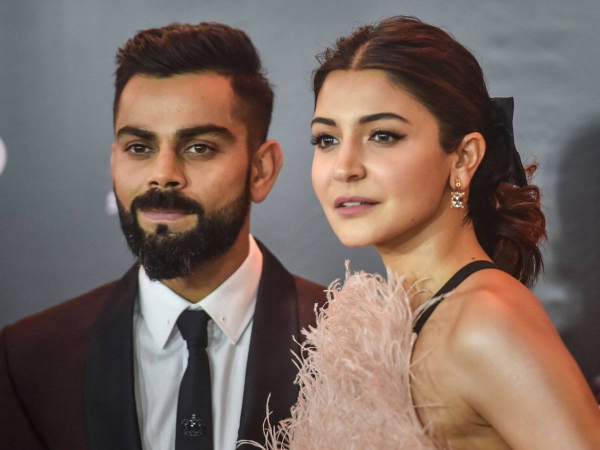
#> input picture server/test_images/virat3.jpg, 1200 x 900 px (shown at 1/2 size)
$ python util.py
#> lines starting #> are read from the running program, lines starting #| are printed output that depends on the picture
### server/wavelet.py
import cv2
import numpy as np
import pywt

def w2d(img, mode='haar', level=1):
    imArray = img
    #Datatype conversions
    #convert to grayscale
    imArray = cv2.cvtColor( imArray,cv2.COLOR_RGB2GRAY )
    #convert to float
    imArray =  np.float32(imArray)
    imArray /= 255;
    # compute coefficients
    coeffs=pywt.wavedec2(imArray, mode, level=level)

    #Process Coefficients
    coeffs_H=list(coeffs)
    coeffs_H[0] *= 0;

    # reconstruction
    imArray_H=pywt.waverec2(coeffs_H, mode);
    imArray_H *= 255;
    imArray_H =  np.uint8(imArray_H)

    return imArray_H

### server/util.py
import cv2
import joblib
import numpy as np
import base64
import json
from wavelet import w2d

__class_name_to_number={}
__class_number_to_name={}

__model=None

def classify_image(img_b64,file_path=None):
    global __class_name_to_number
    global __model
    global __class_number_to_name
    imgs=get_if_2_eyes(file_path,img_b64)

    result=[]
    for img in imgs:
        scaled_raw_img=cv2.resize(img,(32,32))
        im_haar=w2d(img,'db1',5)
        scaled_img_haar=cv2.resize(im_haar,(32,32))
        combined_img=np.vstack((scaled_raw_img.reshape(32*32*3,1),scaled_img_haar.reshape(32*32,1)))
        len_img_arr=32*32*3+32*32
        final=combined_img.reshape(1,len_img_arr).astype(float)

        result.append({
            "class":class_no_to_name(__model.predict(final)[0]),
            "class_prob":np.round(__model.predict_proba(final)*100,2).tolist()[0],
            "class_dictionary":__class_name_to_number
        })

    return result
def class_no_to_name(num):
    return __class_number_to_name[num]
def get_cv2_image_from_b64_string(b64str):
    '''
    credit: https://stackoverflow.com/questions/33754935/read-a-base-64-encoded-image-from-memory-using-opencv-python-library
    :param uri:
    :return:
    '''
    encoded_data = b64str.split(',')[1]
    nparr = np.frombuffer(base64.b64decode(encoded_data), np.uint8)
    img = cv2.imdecode(nparr, cv2.IMREAD_COLOR)
    return img


def load_saved_artifacts():
    print("loading saved artifacts...start")
    global __class_name_to_number
    global __class_number_to_name

    with open("./artifacts/class_dict.json", "r") as f:
#> (reads server/artifacts/class_dict.json from the repository)
        __class_name_to_number = json.load(f)
        __class_number_to_name = {v:k for k,v in __class_name_to_number.items()}

    global __model
    if __model is None:
        with open('./artifacts/saved_model.pkl', 'rb') as f:
#> (reads server/artifacts/saved_model.pkl from the repository)
            __model = joblib.load(f)
    print("loading saved artifacts...done")


def get_if_2_eyes(img_path,img_b64_data):
#> called with img_path = './test_images/virat3.jpg'
    face_cascade=cv2.CascadeClassifier("./opencv/haarcascades/haarcascade_frontalface_default.xml")
    eye_cascade=cv2.CascadeClassifier("./opencv/haarcascades/haarcascade_eye.xml")
    if img_path:
        print("nee engada inga")
        img=cv2.imread(img_path)
#> img is the input picture: shape (900, 1200, 3); mean B, G, R 95.6, 103.8, 121.8
    else:
        img=get_cv2_image_from_b64_string(img_b64_data)
    gray=cv2.cvtColor(img,cv2.COLOR_BGR2GRAY)
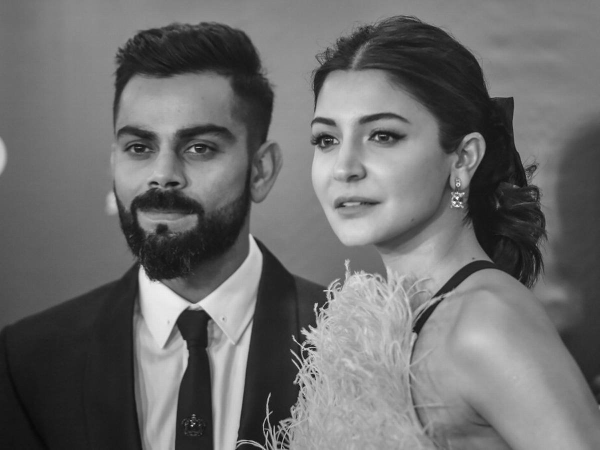
#> gray: shape (900, 1200) (shown at 1/2 size); min 2, max 254, mean 108.3
    faces=face_cascade.detectMultiScale(gray,1.3,5)
#> faces = [[402, 638, 116, 116], [524, 126, 364, 364], [151, 145, 372, 372]]
    cropped_faces=[]
    for (x,y,w,h) in faces:
        roi_gray=gray[y:y+h,x:x+w]
        roi_color=img[y:y+h,x:x+w]
        eyes=eye_cascade.detectMultiScale(roi_gray)
        if len(eyes)>=2:
            cropped_faces.append(roi_color)
#> this loop made 3 passes
#> (x, y, w, h, eyes) on pass 3: (151, 145, 372, 372, [[90, 118, 66, 66], [78, 104, 29, 29], [213, 116, 74, 74]])
#> pass 1, in get_if_2_eyes, `roi_gray=gray[y:y+h,x:x+w]`:
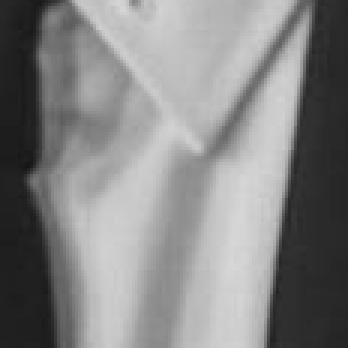
#> roi_gray: shape (116, 116) (shown 3 times larger); min 22, max 215, mean 132.1
#> pass 2, in get_if_2_eyes, `roi_gray=gray[y:y+h,x:x+w]`:
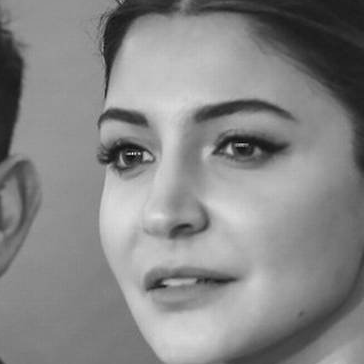
#> roi_gray: shape (364, 364); min 2, max 253, mean 134.3
#> pass 2, in get_if_2_eyes, `roi_color=img[y:y+h,x:x+w]`:
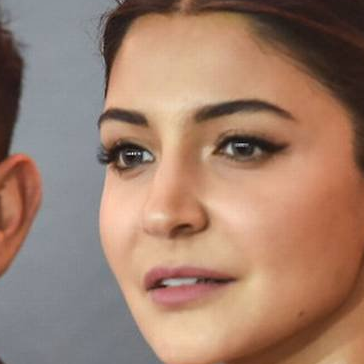
#> roi_color: shape (364, 364, 3); mean B, G, R 108.7, 126.6, 158.9
#> after the loop:
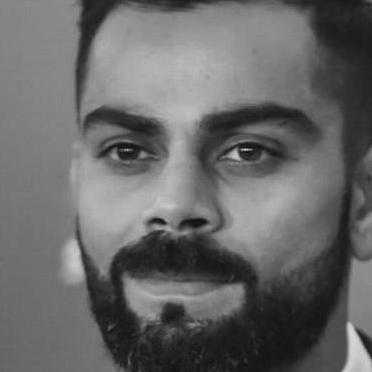
#> roi_gray: shape (372, 372); min 9, max 216, mean 103.6
#> after the loop, cropped_faces = 2 items
    return cropped_faces
def get_b64_for_virat():
    with open("b64.txt") as f:
        return f.read()

if __name__=="__main__":
    load_saved_artifacts()
    #print(classify_image(get_b64_for_virat(),None))
    print(classify_image(None,"./test_images/virat3.jpg"))
#> the loop in classify_image, `for img in imgs:` made 2 passes
#> len_img_arr on passes 1 to 2: 4096, 4096
#> pass 1, in classify_image, `scaled_raw_img=cv2.resize(img,(32,32))`:
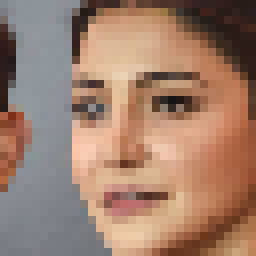
#> scaled_raw_img: shape (32, 32, 3) (shown 8 times larger); mean B, G, R 108.7, 126.7, 159
#> after the loop in classify_image, `for img in imgs:`:
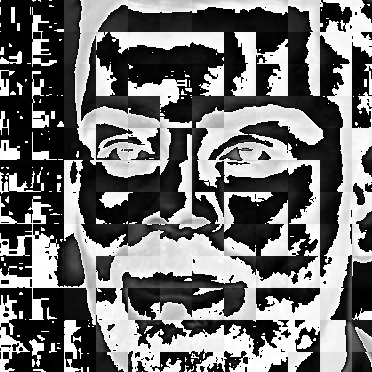
#> im_haar: shape (372, 372); min 0, max 255, mean 111.9
